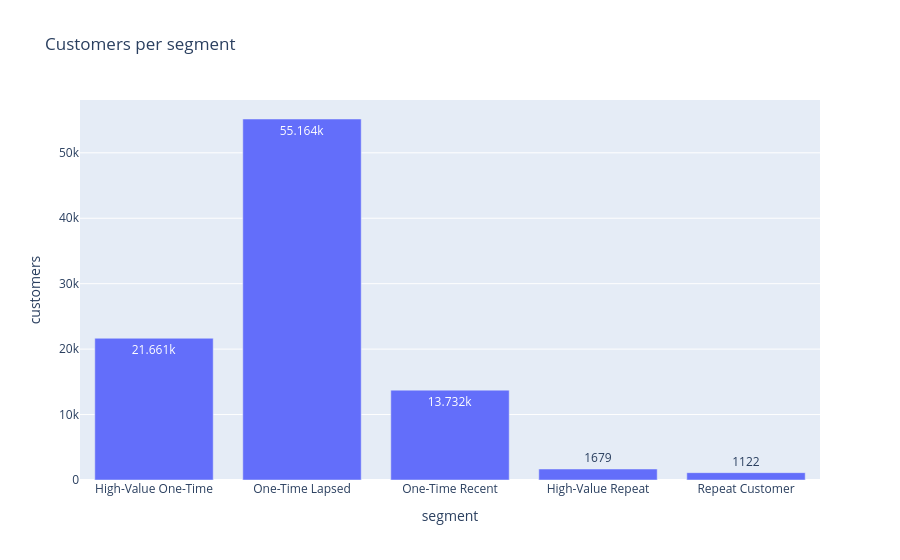
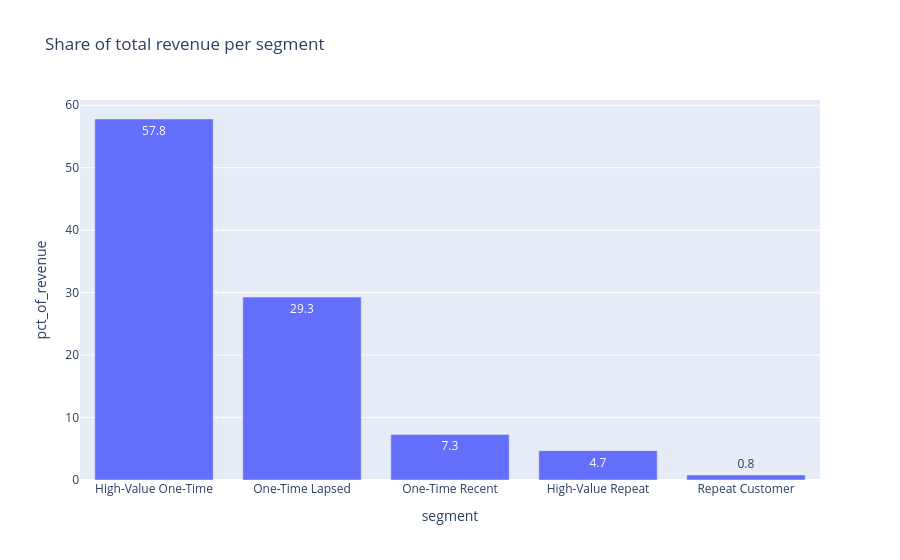

The notebook cell saved with these charts, in order:
### Code cell
fig = px.bar(segment_summary.reset_index(), x="segment", y="customers",
             title="Customers per segment", text_auto=True)
fig.show()

fig2 = px.bar(segment_summary.reset_index(), x="segment", y="pct_of_revenue",
              title="Share of total revenue per segment", text_auto=".1f")
fig2.show()

### Figure 1 — Plotly figure (JSON) as saved in the notebook; plotly's stock layout.template omitted (floating-point values rounded to 4 significant figures)
{"data": [{"hovertemplate": "segment=%{x}<br>customers=%{y}<extra></extra>", "legendgroup": "", "marker": {"color": "#636efa", "pattern": {"shape": ""}}, "name": "", "orientation": "v", "showlegend": false, "textposition": "auto", "texttemplate": "%{y}", "type": "bar", "x": ["High-Value One-Time", "One-Time Lapsed", "One-Time Recent", "High-Value Repeat", "Repeat Customer"], "xaxis": "x", "y": [21661, 55164, 13732, 1679, 1122], "yaxis": "y"}], "layout": {"barmode": "relative", "legend": {"tracegroupgap": 0}, "title": {"text": "Customers per segment"}, "xaxis": {"anchor": "y", "domain": [0.0, 1.0], "title": {"text": "segment"}}, "yaxis": {"anchor": "x", "domain": [0.0, 1.0], "title": {"text": "customers"}}}}

### Figure 2 — Plotly figure (JSON) as saved in the notebook; plotly's stock layout.template omitted (floating-point values rounded to 4 significant figures)
{"data": [{"hovertemplate": "segment=%{x}<br>pct_of_revenue=%{y}<extra></extra>", "legendgroup": "", "marker": {"color": "#636efa", "pattern": {"shape": ""}}, "name": "", "orientation": "v", "showlegend": false, "textposition": "auto", "texttemplate": "%{y:.1f}", "type": "bar", "x": ["High-Value One-Time", "One-Time Lapsed", "One-Time Recent", "High-Value Repeat", "Repeat Customer"], "xaxis": "x", "y": [57.8, 29.3, 7.3, 4.7, 0.8], "yaxis": "y"}], "layout": {"barmode": "relative", "legend": {"tracegroupgap": 0}, "title": {"text": "Share of total revenue per segment"}, "xaxis": {"anchor": "y", "domain": [0.0, 1.0], "title": {"text": "segment"}}, "yaxis": {"anchor": "x", "domain": [0.0, 1.0], "title": {"text": "pct_of_revenue"}}}}
